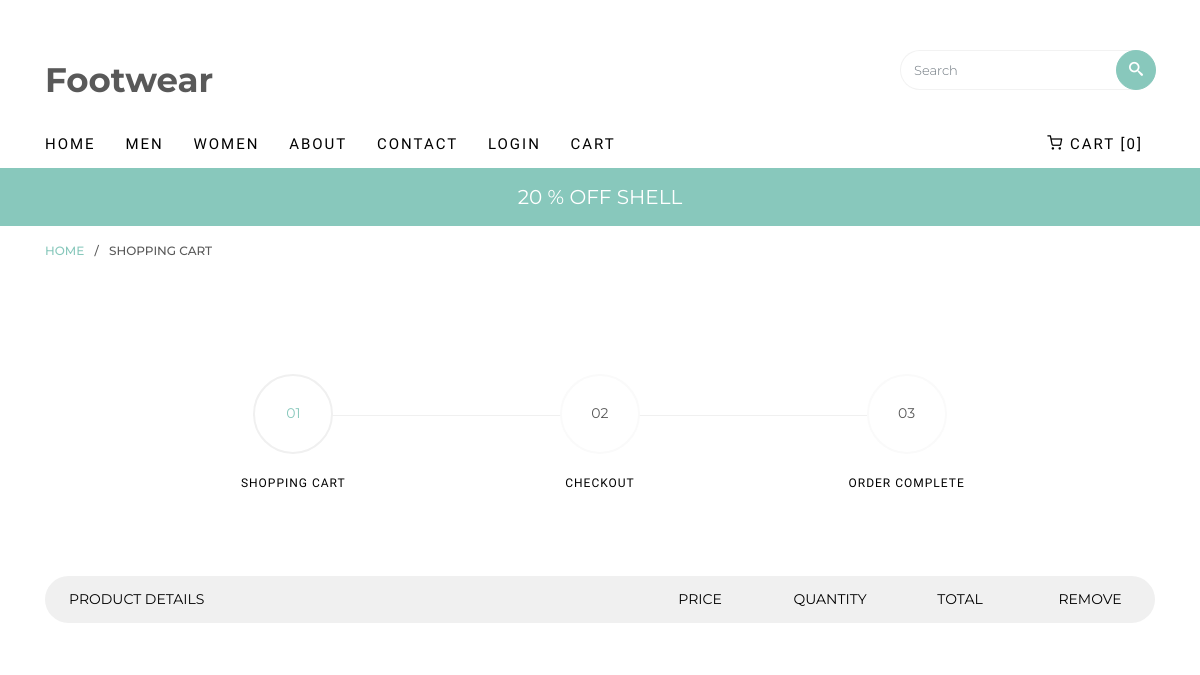
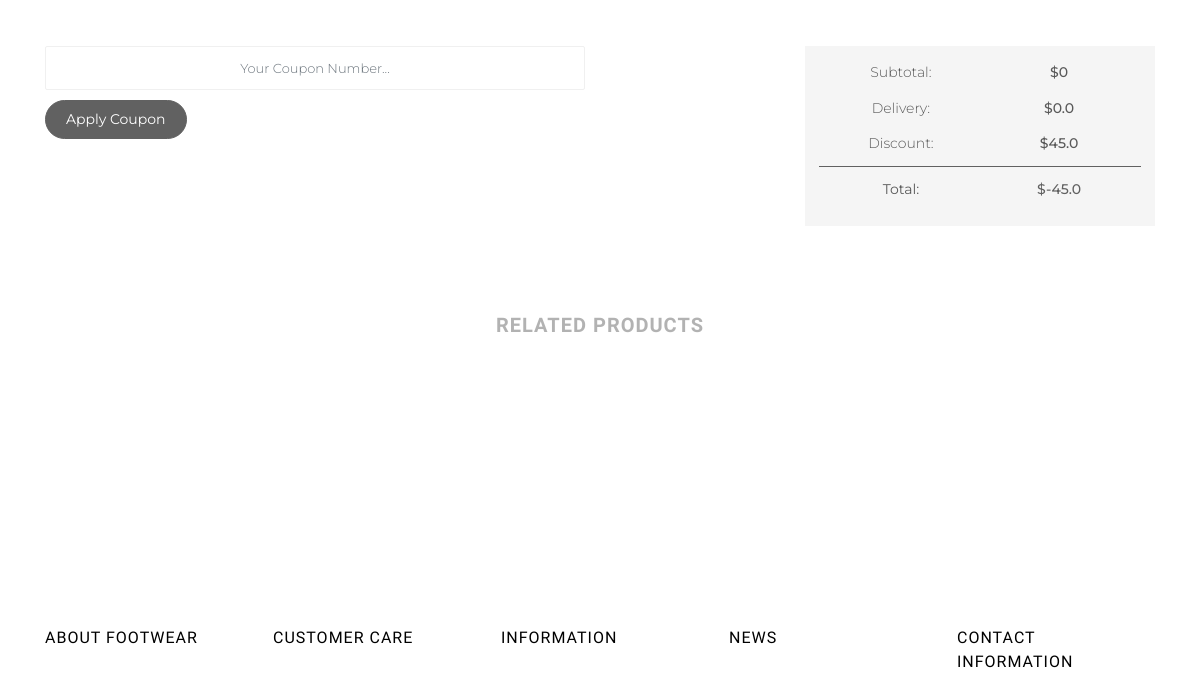
Before: /shopping-cart/ (upper part) with the older database file (2 pictures, top to bottom).
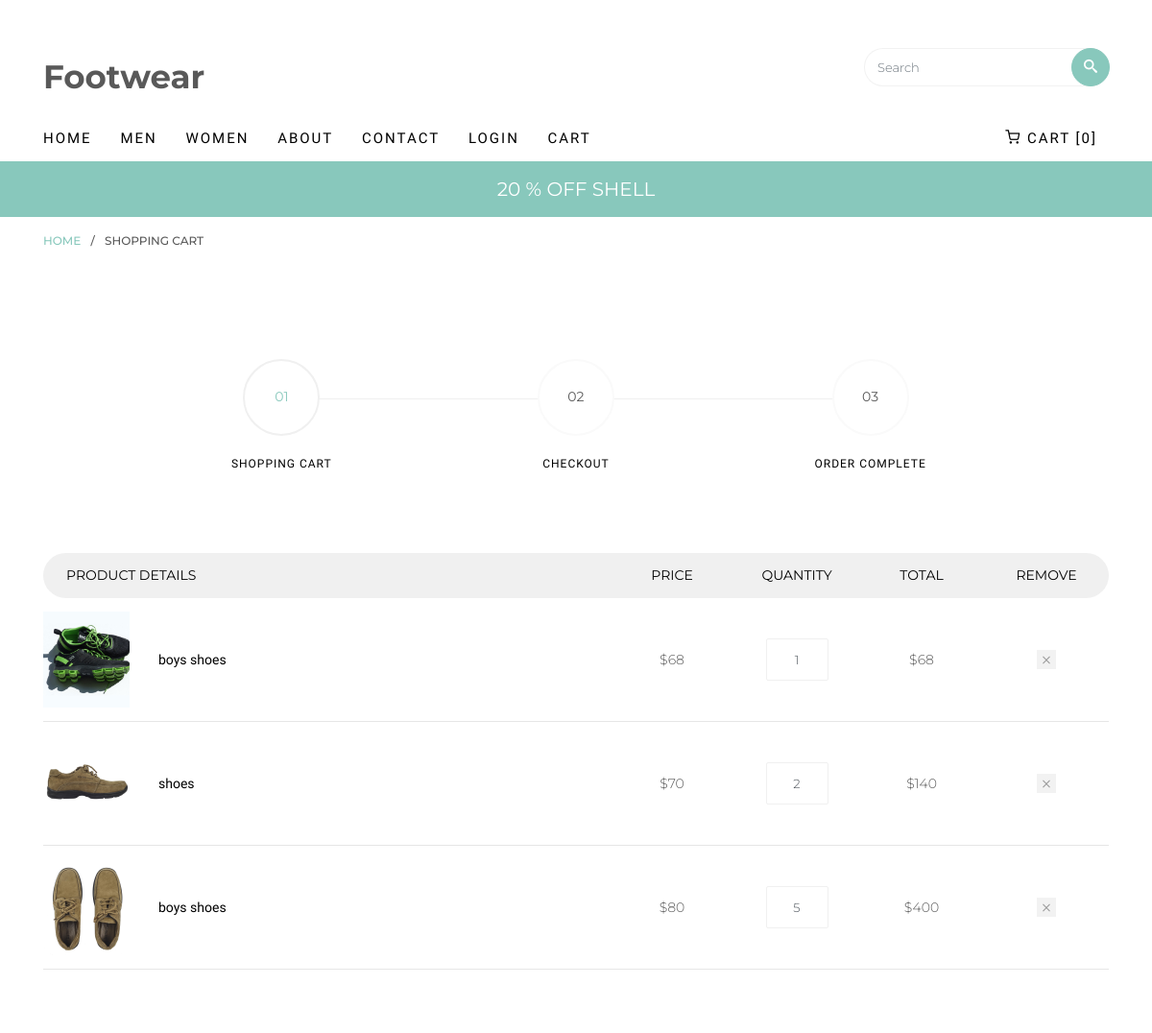
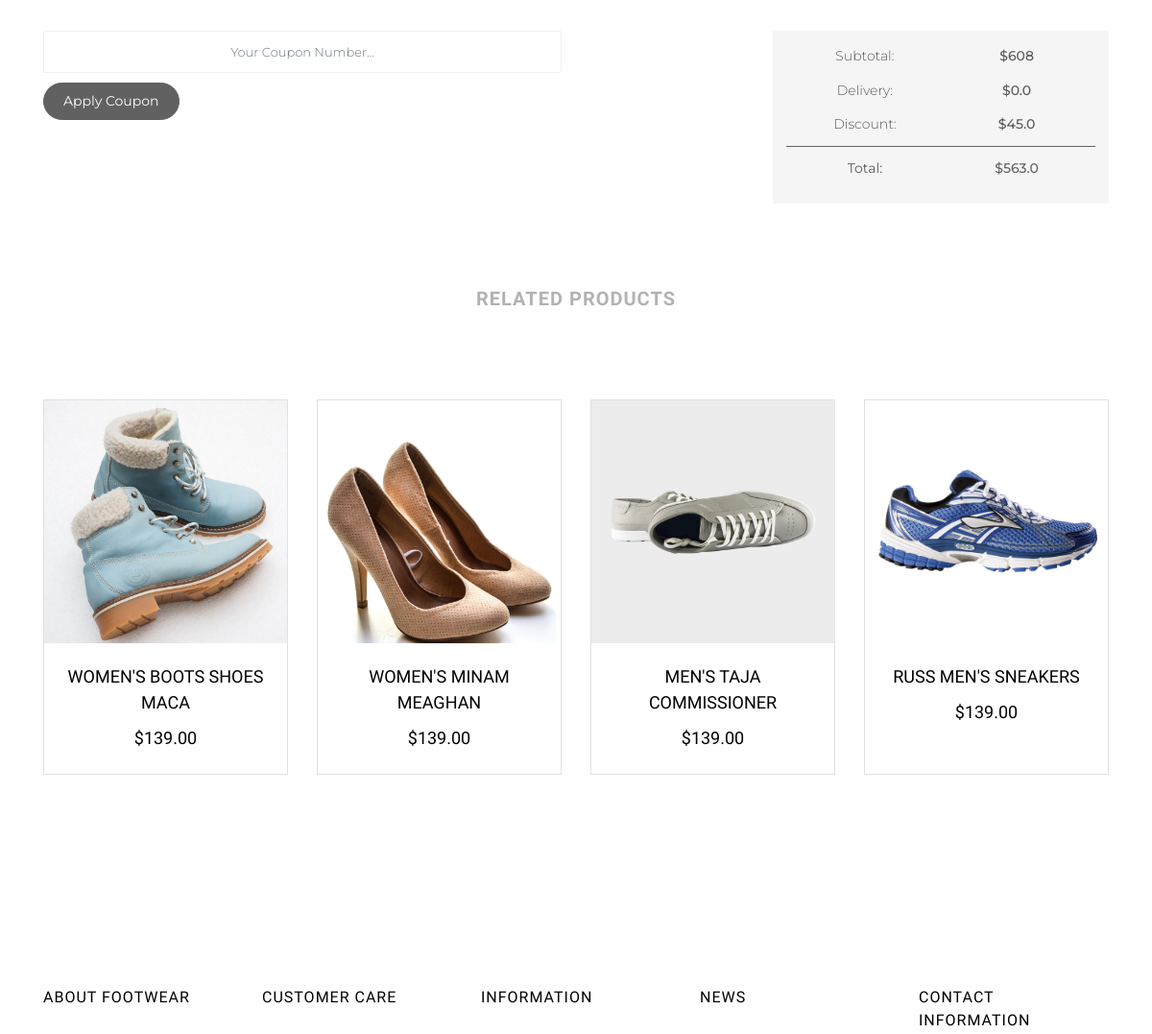
After: the same page with the newer database file (2 pictures, top to bottom).
### footwearapp/models.py (models this page shows, shortened)
class MenuForm(models.Model):
    id = models.AutoField(primary_key=True)
    title = models.CharField(max_length=100)
    url = models.URLField(max_length=200)

class BadgeMenu(models.Model):
    id = models.AutoField(primary_key=True)
    badge = models.CharField(max_length=300)

class ProDetail(models.Model):
    image = models.ImageField(upload_to=('AddWishlist/'))
    product_name = models.CharField(max_length=100)
    product_price = models.IntegerField()
    quantity = models.IntegerField()
    @property
    def total(self):
        return self.product_price * self.quantity

class ShopMore(models.Model):
    image = models.ImageField(upload_to=('AddWishlist/'))
    product_name = models.CharField(max_length=100)
    product_price = models.CharField(max_length=50)

### footwearapp/views.py (the view)
# urls.py: path('shopping-cart/', views.cart, name='cart'),
def cart(request):
    pro_detail = ProDetail.objects.all()
    shopmore = ShopMore.objects.all()
    subtotal = sum(i.total for i in pro_detail)
    delivery = 0.00
    discount = 45.00
    total = subtotal + delivery - discount
    context = {
        'pro_detail': pro_detail,
        'shopmore' : shopmore,
        'subtotal' : subtotal,
        'delivery' : delivery,
        'discount' : discount,
        'total' : total
        }
    return render(request, 'cart.html', context)

### footwearapp/context_processors.py (called while the page is built)
def header_context(request):
    from .views import header
    return header(request)

### footwearapp/views.py (called while the page is built)
def header(request):
    menu_items = MenuForm.objects.all()
    data = BadgeMenu.objects.all()
    context = {'menu_items': menu_items, 'data': data}
    return context

### templates/cart.html
{% extends 'Base/base.html' %}
{% block start %}
		<div class="breadcrumbs">
			<div class="container">
				<div class="row">
					<div class="col">
						<p class="bread"><span><a href="{% url 'index' %}">Home</a></span> / <span>Shopping Cart</span></p>
					</div>
				</div>
			</div>
		</div>
		<div class="colorlib-product">
			<div class="container">
				<div class="row row-pb-lg">
					<div class="col-md-10 offset-md-1">
						<div class="process-wrap">
							<div class="process text-center active">
								<p><span>01</span></p>
								<h3>Shopping Cart</h3>
							</div>
							<div class="process text-center">
								<p><span>02</span></p>
								<h3>Checkout</h3>
							</div>
							<div class="process text-center">
								<p><span>03</span></p>
								<h3>Order Complete</h3>
							</div>
						</div>
					</div>
				</div>
				<div class="row row-pb-lg">
					<div class="col-md-12">
						<div class="product-name d-flex">
							<div class="one-forth text-left px-4">
								<span>Product Details</span>
							</div>
							<div class="one-eight text-center">
								<span>Price</span>
							</div>
							<div class="one-eight text-center">
								<span>Quantity</span>
							</div>
							<div class="one-eight text-center">
								<span>Total</span>
							</div>
							<div class="one-eight text-center px-4">
								<span>Remove</span>
							</div>
						</div>
						{% for i in pro_detail %}
						<div class="product-cart d-flex">
							<div class="one-forth">
								<div class="product-img" style="background-image: url({{ i.image.url }});">
								</div>
								<div class="display-tc">
									<h3>{{ i.product_name }}</h3>
								</div>
							</div>
							<div class="one-eight text-center">
								<div class="display-tc">
									<span class="price">${{ i.product_price }}</span>
								</div>
							</div>
							<div class="one-eight text-center">
								<div class="display-tc">
									<input type="text" id="quantity" name="quantity" class="form-control input-number text-center" value="{{ i.quantity }}" min="1" max="100">
								</div>
							</div>
							<div class="one-eight text-center">
								<div class="display-tc">
									<span class="price">${{ i.total }}</span>
								</div>
							</div>
							<div class="one-eight text-center">
								<div class="display-tc">
									<a href="#" class="closed"></a>
								</div>
							</div>
						</div>
						{% endfor %}
					</div>
				</div>
				<div class="row row-pb-lg">
					<div class="col-md-12">
						<div class="total-wrap">
							<div class="row">
								<div class="col-sm-8">
									<form action="#">
										<div class="row form-group">
											<div class="col-sm-9">
												<input type="text" name="quantity" class="form-control input-number" placeholder="Your Coupon Number...">
											</div>
											<div class="col-sm-3">
												<input type="submit" value="Apply Coupon" class="btn btn-primary">
											</div>
										</div>
									</form>
								</div>
								<div class="col-sm-4 text-center">
									<div class="total">
										<div class="sub">
											<p><span>Subtotal:</span> <span>${{ subtotal }}</span></p>
											<p><span>Delivery:</span> <span>${{ delivery }}</span></p>
											<p><span>Discount:</span> <span>${{ discount }}</span></p>
										</div>
										<div class="grand-total">
											<p><span><strong>Total:</strong></span> <span>${{ total }}</span></p>
										</div>
									</div>
								</div>
							</div>
						</div>
					</div>
				</div>
				<div class="row">
					<div class="col-sm-8 offset-sm-2 text-center colorlib-heading colorlib-heading-sm">
						<h2>Related Products</h2>
					</div>
				</div>
				<div class="row">
					{% for i in shopmore %}
					<div class="col-md-3 col-lg-3 mb-4 text-center">
						<div class="product-entry border">
							<a href="#" class="prod-img">
								<img src="{{ i.image.url}}" class="img-fluid" alt="{{ i.image.name }}">
							</a>
							<div class="desc">
								<h2><a href="#">{{ i.product_name}}</a></h2>
								<span class="price">{{ i.product_price }}</span>
							</div>
						</div>
					</div>
					{% endfor %}
				</div>
			</div>
		</div>
{% endblock %}

### templates/Base/base.html (shortened to what this page needs)
<!DOCTYPE HTML>
<html>
	<head>
	<link rel="stylesheet" href="/static/css/animate.css">
	<link rel="stylesheet" href="/static/css/icomoon.css">
	<link rel="stylesheet" href="/static/css/ionicons.min.css">
	<link rel="stylesheet" href="/static/css/bootstrap.min.css">
	<link rel="stylesheet" href="/static/css/magnific-popup.css">
	<link rel="stylesheet" href="/static/css/flexslider.css">
	<link rel="stylesheet" href="/static/css/owl.carousel.min.css">
	<link rel="stylesheet" href="/static/css/owl.theme.default.min.css">
	<link rel="stylesheet" href="/static/css/bootstrap-datepicker.css">
	<link rel="stylesheet" href="/static/fonts/flaticon/font/flaticon.css">
	<link rel="stylesheet" href="/static/css/style.css">
	</head>
	<body>
{% include "header.html" %}
{% block start %}
{% endblock %}
{% include "footer.html" %}
	</body>
</html>

### templates/header.html (shortened to what this page needs)
<nav class="colorlib-nav" role="navigation">
    <div class="top-menu">
        <div class="container">
            <div class="row">
                <div class="col-sm-7 col-md-9">
                    <div id="colorlib-logo"><a href="{% url 'index' %}">Footwear</a></div>
                </div>
                <div class="col-sm-5 col-md-3">
                    <form action="#" class="search-wrap">
                        <div class="form-group">
                            <input type="search" class="form-control search" placeholder="Search">
                            <button class="btn btn-primary submit-search text-center" type="submit"><i class="icon-search"></i></button>
                        </div>
                    </form>
                </div>
            </div>
            <div class="row">
                <div class="col-sm-12 text-left menu-1">
                    <ul>
                        {% for i in menu_items %}
                            <li class="{% if i.sub_menu.all %}has-dropdown{% endif %}">
                                <a href="{{ i.url }}" >{{ i.title }}</a>
                            </li>
                        {% endfor %}
                        <li class="cart"><a href="{% url 'cart' %}"><i class="icon-shopping-cart"></i> Cart [0] </a></li>
                    </ul>
                </div>
            </div>
        </div>
    </div>
    <div class="sale">
        <div class="container">
            <div class="row">
                <div class="col-sm-8 offset-sm-2 text-center">
                    <div class="row">
                        <div class="owl-carousel2">
                            {% for i in data %}
                            <div class="item">
                                <div class="col">
                                    <h3><a href="#">{{ i.badge }}</a></h3>
                                </div>
                            </div>
                            {% endfor %}
                        </div>
                    </div>
                </div>
            </div>
        </div>
    </div>
</nav>

### templates/footer.html (shortened to what this page needs)
<footer id="colorlib-footer" role="contentinfo">
			<div class="container">
				<div class="row row-pb-md">
					<div class="col footer-col colorlib-widget">
						<h4>About Footwear</h4>
					</div>
					<div class="col footer-col colorlib-widget">
						<h4>Customer Care</h4>
					</div>
					<div class="col footer-col colorlib-widget">
						<h4>Information</h4>
					</div>
					<div class="col footer-col">
						<h4>News</h4>
					</div>
					<div class="col footer-col">
						<h4>Contact Information</h4>
					</div>
				</div>
			</div>
		</footer>

### static/css/icomoon.css (style rules this page uses)
[class^="icon-"], [class*=" icon-"] { font-family: 'icomoon' !important; speak: none; font-style: normal; font-weight: normal; font-variant: normal; text-transform: none; line-height: 1; -webkit-font-smoothing: antialiased; -moz-osx-font-smoothing: grayscale; }
.icon-shopping-cart:before { content: "\e9c8"; }
.icon-search:before { content: "\ebfd"; }

Changed rows visible on the page:
added ProDetail: image (picture), product_name "boys shoes", product_price "68", quantity "1", total "68"
added ProDetail: image (picture), product_name "shoes", product_price "70", quantity "2", total "140"
added ProDetail: image (picture), product_name "boys shoes", product_price "80", quantity "5", total "400"
added ShopMore: image (picture), product_name "WOMEN'S BOOTS SHOES MACA", product_price "$139.00"
added ShopMore: image (picture), product_name "WOMEN'S MINAM MEAGHAN", product_price "$139.00"
added ShopMore: image (picture), product_name "MEN'S TAJA COMMISSIONER", product_price "$139.00"
added ShopMore: image (picture), product_name "RUSS MEN'S SNEAKERS", product_price "$139.00"
Other visible differences:
{{ subtotal }}: "0" → "608"
{{ total }}: "-45.0" → "563.0"
